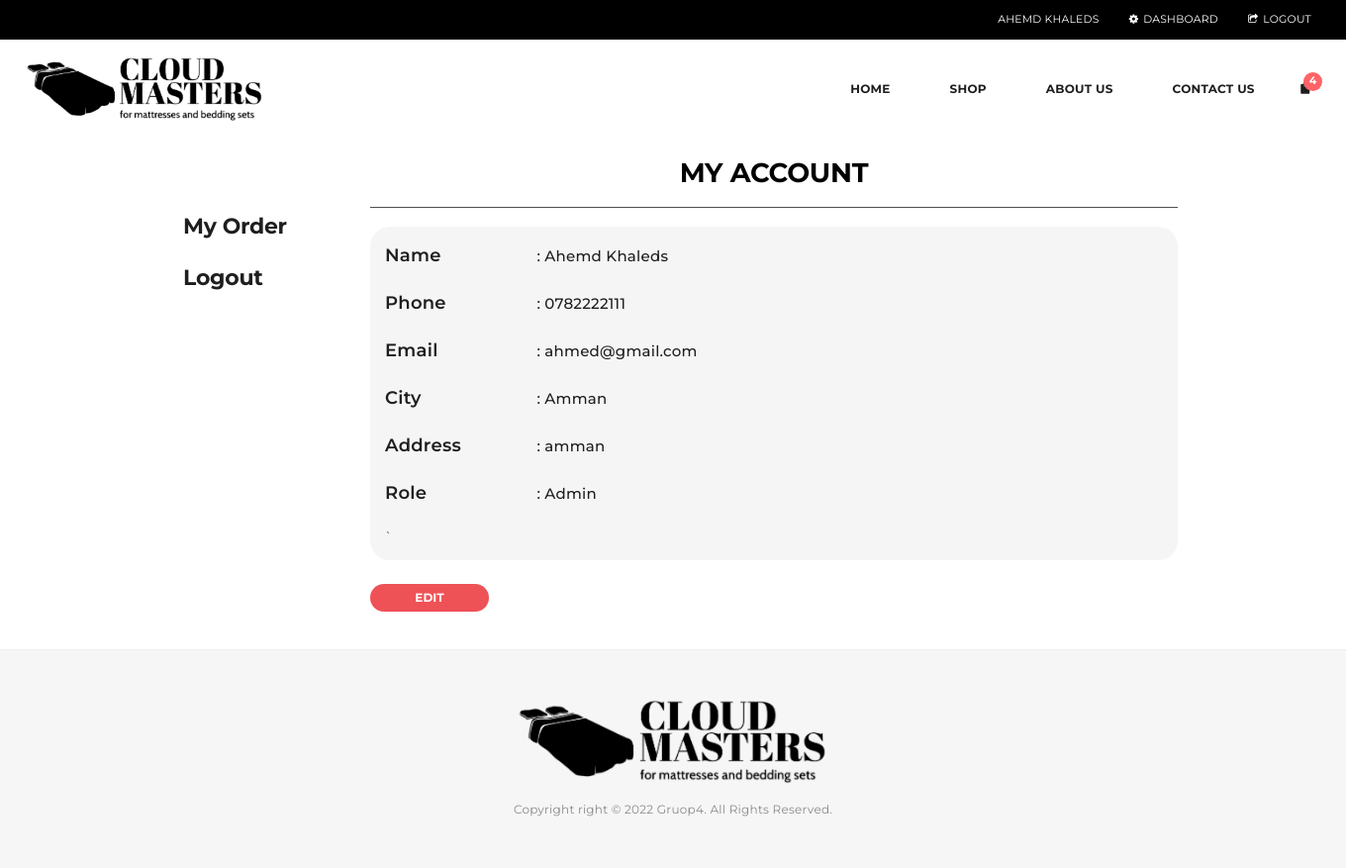
Page /store/views/profile/My-profile.php (signed in) on the committed database.
### tables this page shows
CREATE TABLE `users` (
  `user_id` int NOT NULL,
  `first_name` varchar(255) NOT NULL,
  `last_name` varchar(255) NOT NULL,
  `address` varchar(255) NOT NULL,
  `phone` varchar(255) NOT NULL,
  `email` varchar(255) NOT NULL,
  `password` varchar(255) NOT NULL,
  `is_admin` tinyint NOT NULL DEFAULT '0',
  `city` varchar(255) NOT NULL
);

### store/views/connection.php (called while the page is built, shortened)
<?php
try {
    $connect = new PDO(
        'mysql:host=localhost;dbname=e-commerce',
        'root',
        'root'
    );
    $connect->setAttribute(PDO::ATTR_ERRMODE, PDO::ERRMODE_EXCEPTION);
} catch (PDOException $e) {
    echo 'connection falid ' . $e->getMessage();
}
function isAdmin()
{
    if (isset($_SESSION['userid'])) {
        global $connect;
        $curUser = $_SESSION['userid'];
        $user = $connect->query("SELECT * from users WHERE user_id='$curUser'");
        $user = $user->fetch();
        if ($user['is_admin']) {
            return 1;
        } else {
            return 0;
        }
    } else {
        return 0;
    }
}
?>

### store/views/profile/My-profile.php (the view, shortened to what this page needs)
<?php require '../connection.php'; ?>
<!doctype html>
<html lang="en-US">
<head>
	<link rel='stylesheet' href='../../css/settings.css' type='text/css' media='all' />
	<link rel='stylesheet' href='../../css/swatches-and-photos.css' type='text/css' media='all' />
	<link rel='stylesheet' href='../../css/font-awesome.min.css' type='text/css' media='all' />
	<link rel='stylesheet' href='../../css/elegant-icon.css' type='text/css' media='all' />
	<link rel='stylesheet' href='../../css/style.css' type='text/css' media='all' />
	<link rel='stylesheet' href='../../css/shop.css' type='text/css' media='all' />
	<link rel='stylesheet' href='../../css/magnific-popup.css' type='text/css' media='all' />
	<link rel="stylesheet" href="css/style.css">
    <link rel="stylesheet" href="https://cdn.jsdelivr.net/npm/bootstrap-icons@1.3.0/font/bootstrap-icons.css">
</head>
<body class="shop">
	<div id="wrapper" class="wide-wrap">
		<header class="header-type-classic">
			<div class="topbar">
				<div class="container topbar-wap">
					<div class="row">
						<div class="col-sm-6">
						<div class="right-topbar">
								<?php if (isset($_SESSION['userid'])) { ?>
														<div class="user-wishlist">
															<a href="logout.php"><i class="fa fa-share-square-o"></i>Logout</a>
														</div>
													<?php } ?>
							<?php if (isAdmin()) { ?>
												<div class="user-wishlist">
													<a href="../../admin/views/index.php"><i class="fa fa-cog"></i>Dashboard</a>
												</div>
											<?php } ?>
								<div class="user-login">
									<ul class="nav top-nav">
										<li class="menu-item">
											<?php if (isset($_SESSION['userid'])) { ?>
											<a href='My-profile.php'><?php echo $user['first_name'] .
               ' ' .
               $user['last_name'];} else { ?></a>
											<a data-rel="loginModal" href="#"><i class="fa fa-user"></i> Login</a>
											<?php } ?>
										</li>
									</ul>
								</div>
							</div>
						</div>
					</div>
				</div>
			</div>
			<div class="navbar-container">
				<div class="navbar navbar-default  navbar-scroll-fixed">
					<div class="navbar-default-wrap">
						<div class="container">
							<div class="row">
								<div class="col-md-12 navbar-default-col">
									<div class="navbar-wrap">
										<div class="navbar-header">
											<a class="navbar-brand" href="./">
												<img class="logo" alt="The DMCS" src="../../images/ltrblack.png">
											</a>
										</div>
										<nav class="collapse navbar-collapse primary-navbar-collapse">
											<ul class="nav navbar-nav primary-nav">
												<li class="menu-item-has-children dropdown">
													<a href="../index.php" class="dropdown-hover">
														<span class="underline">Home</span> <span class="caret"></span>
													</a>
												</li>
												<li class="menu-item-has-children megamenu megamenu-fullwidth dropdown">
													<a href="../shop.php" class="dropdown-hover">
														<span class="underline">Shop</span> <span class="caret"></span>
													</a>
												</li>
												<li class="menu-item-has-children megamenu megamenu-fullwidth dropdown">
													<a href="../about-us.php" class="dropdown-hover">
														<span class="underline">About Us</span> <span class="caret"></span>
													</a>
												</li>
												<li class="menu-item-has-children megamenu megamenu-fullwidth dropdown">
													<a href="../contact-us.php" class="dropdown-hover">
														<span class="underline">Contact Us</span> <span class="caret"></span>
													</a>
												</li>
												<?php
            if (isset($_SESSION['userid'])) {
                $query = 'SELECT * from `cart`';
                $query = $connect->prepare($query);
                $query->execute();
                $productsInCart = $query->fetchAll(PDO::FETCH_OBJ);
            } elseif (isset($_SESSION['cartVisitor'])) {
                $productsInCart = $_SESSION['cartVisitor'];
                $fromSS = 1;
            } else {
                $productsInCart = [];
            }
            if (empty($productsInCart)) { ?>
												<li class="navbar-minicart navbar-minicart-nav">
													<a class="minicart-link" href="#">
														<span class="minicart-icon">
															<i class="minicart-icon-svg elegant_icon_bag"></i>
															<span><?php echo count($productsInCart); ?></span>
														</span>
													</a>
													<div class="minicart">
														<div class="minicart-header no-items show">
															Your shopping bag is empty.
														</div>
														<div class="minicart-footer">
															<div class="minicart-actions clearfix">
																<a class="button" href="../shop.php">
																	<span class="text">Go to the shop</span>
																</a>
															</div>
														</div>
													</div>
												</li>
<?php } else { ?>
												<li class="navbar-minicart navbar-minicart-nav">
														<a class="minicart-link" href="#">
															<span class="minicart-icon has-item">
																<i class="minicart-icon-svg elegant_icon_bag"></i> <span><?php echo count(
                    $productsInCart
                ); ?></span>
															</span>
														</a>
													</li>
<?php }
            ?>
											</ul>
										</nav>
									</div>
								</div>
							</div>
						</div>
					</div>
				</div>
			</div>
		</header>
<?php
$curUser = $_SESSION['userid'];
$stmt = $connect->query("SELECT * FROM users Where user_id='$curUser'");
$user = $stmt->fetch();
?>
    <section class="my-profile">
        <div class="mega-container">
            <aside
            class='grid-column-1 container d-flex flex-lg-column align-items-lg-start justify-content-lg-start flex-md-column align-items-md-start float-lg-left'>
            <div class="orders mb-4">
                <h6 class="font-weight-bold" style="font-size:22px"><a href="../order_history.php">My Order</a></h6>
            </div>
            <div class="payment mb-4">
                <h6 class="font-weight-bold" style="font-size:22px"><a href="logout.php">Logout<a></h6>
            </div>
        </aside>
        <main class='flex-container grid-column-2 d-flex flex-column ml-xl-5 ml-lg-5 ml-md-5 ml-sm-0'>
		<center>   <h3 class="font-weight-bold">MY ACCOUNT</h3></center>
                <hr>
        <div id="profile-info">
			<div class="flex-item flex-item-2 d-flex justify-content-between">
       		<span class="profileHead">Name </span>
			<span class="profileInfo">: <?php echo $user['first_name'] . ' '; ?>
            <?php echo $user['last_name']; ?></span>
        </div>
        <br>
        <div class="flex-item flex-item-1 d-flex justify-content-between">
			<span class="profileHead">Phone </span>
			<span class="profileInfo">: <?php echo $user['phone']; ?></span>
        </div>
            <br>
            <div class="flex-item flex-item-3 d-flex justify-content-between">
			<span class="profileHead">Email </span>
			<span class="profileInfo">: <?php echo $user['email']; ?></span>
            </div>
            <br>
            <div class="flex-item flex-item-5 d-flex justify-content-between">
			<span class="profileHead">City </span>
			<span class="profileInfo">: <?php echo $user['city']; ?></span>
            </div>
            <br>
            <div class="flex-item flex-item-4 d-flex justify-content-between">
			<span class="profileHead">Address </span>
			<span class="profileInfo">: <?php echo $user['address']; ?></span>
            </div>
            <br>
            <div class="flex-item flex-item-4 d-flex justify-content-between">
			<span class="profileHead">Role </span>
			<span class="profileInfo">: <?php echo $user['is_admin']
       ? 'Admin'
       : 'Member'; ?></span>
            </div>
            <br>
            `
                </div>
                <button type="button" id="edit-profile-btn" onclick="location.href ='Edit-profile.php';" class="edit-button btn" aria-label='edit button'>EDIT</button>
            </main>
        </div>
    </section>
               <?php print_r($user['phone']); ?>
                <?php print_r($user['email']); ?>
                <?php print_r($user['city']); ?>
                <?php print_r($user['address']); ?>
<br><br>
<footer id="footer" class="footer">
	<div class="footer-info">
		<div class="container">
			<div class="row">
				<div class="col-md-12 text-center">
					<div class="footer-info-logo">
						<img alt="logo" src="../../images/ltrblack.png" style="max-width: 25%;">
					</div>
					<div class="copyright text-center">Copyright right © 2022 Gruop4. All Rights Reserved.</div>
				</div>
			</div>
		</div>
	</div>
</footer>
</div>
</body>
</html>

### rows in the picture
users: first_name "AHEMD", last_name "KHALEDS", first_name "Ahemd", last_name "Khaleds", phone "0782222111", email "ahmed@gmail.com", city "Amman", address "amman"
